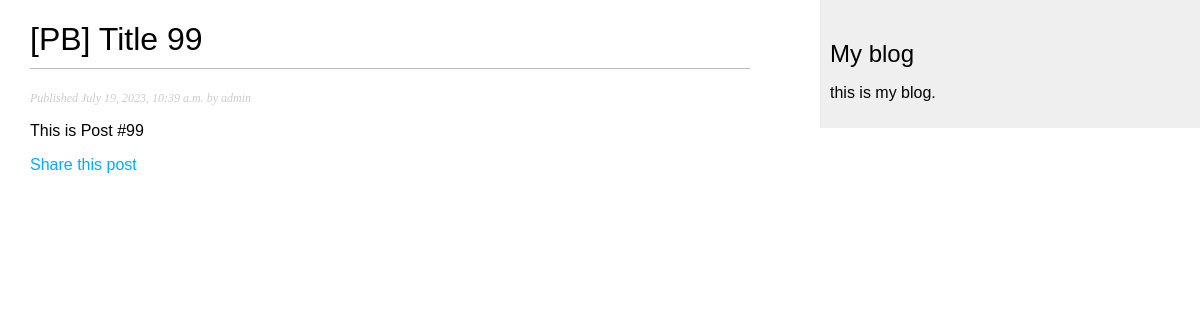
The app's page /blog/2023/7/19/salug-99/ with its own data.
### blog/models.py (models this page shows, shortened)
class Post(models.Model):
    class Status(models.TextChoices):
        DRAFT = 'DF', 'Draft'
        PUBLISHED = 'PB', 'Published'
    title = models.CharField(max_length=250)
    slug = models.SlugField(max_length=250, unique_for_date='publish', allow_unicode=True)
    author = models.ForeignKey(
        User,
        on_delete=models.CASCADE,
        related_name='blog_posts'
    )
    body = models.TextField()
    publish = models.DateTimeField(default=timezone.now)
    created = models.DateTimeField(auto_now_add=True)
    updated = models.DateTimeField(auto_now=True)
    status = models.CharField(
        max_length=2,
        choices=Status.choices,
        default=Status.DRAFT
    )
    objects = models.Manager()
    published = PublishedManager()
    class Meta:
        ordering = ['-publish']
        indexes = [
            models.Index(fields=['-publish']),
        ]

### blog/views.py (the view)
def post_detail(request, year, month, day, post):
    post = get_object_or_404(Post, status=Post.Status.PUBLISHED,
                             slug=post,
                             publish__year=year,
                             publish__month=month,
                             publish__day=day)
    return render(request, 'blog/post/detail.html', {'post': post})

### blog/templates/blog/post/detail.html (shortened to what this page needs)
{% extends 'blog/base.html' %}
{% block content %}
    <h1>{{ post.title }}</h1>
    <p class="date">
        Published {{ post.publish }} by {{ post.author }}
    </p>
    {{ post.body|linebreaks }}
    <p>
        <a href="{% url 'blog:post_share' post.id %}">
            Share this post
        </a>
    </p>
{% endblock content %}

### blog/static/css/blog.css (style rules this page uses)
body { margin:0; padding:0; font-family:helvetica, sans-serif; }
a { color:#00abff; text-decoration:none; }
h1 { font-weight:normal; border-bottom:1px solid #bbb; padding:0 0 10px 0; }
p.date { color:#ccc; font-family: georgia, serif; font-size: 12px; font-style: italic; }

### records on screen
Post: title "[PB] Title 99", publish "July 19, 2023, 10:39 a.m.", author "admin", body "This is Post #99"
